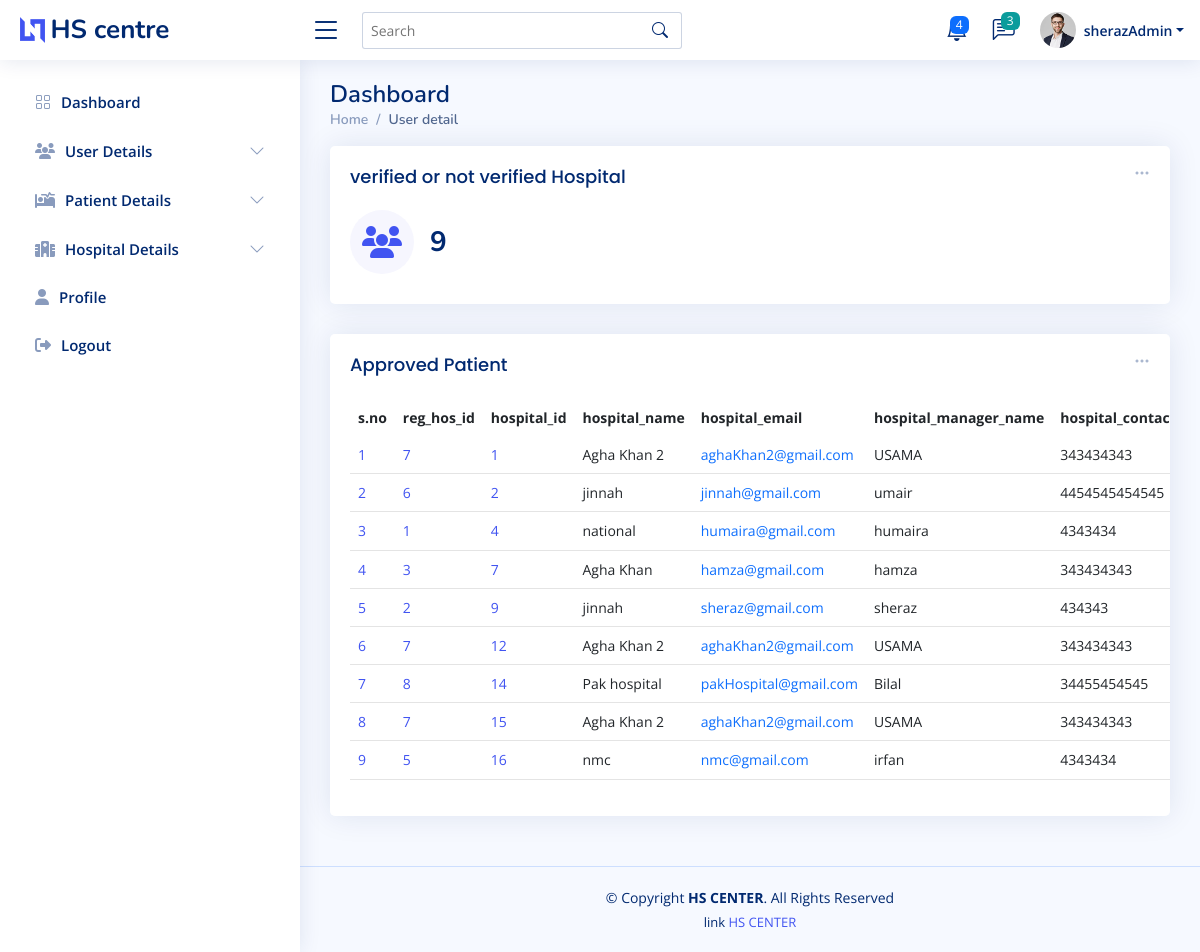
The page /admin_verified_hos.php (signed in) on the database its author committed.
### tables this page shows
CREATE TABLE `accept_hospital` (
  `hospital_id` int(11) NOT NULL,
  `reg_hos_id` int(11) NOT NULL,
  `hospital_name` varchar(200) NOT NULL,
  `hospital_manager_name` varchar(200) NOT NULL,
  `hospital_email` varchar(255) NOT NULL,
  `hospital_contact` varchar(255) NOT NULL,
  `hospital_location` varchar(222) NOT NULL,
  `hospital_manager_cnic` varchar(222) NOT NULL,
  `hospital_open_time` varchar(222) NOT NULL,
  `hospital_close_time` varchar(222) NOT NULL,
  `hospital_verified` varchar(222) NOT NULL
);

### admin_verified_hos.php (the view, shortened to what this page needs)
<?php
require 'conn.php';
$fetch_app_hospitalQ = "SELECT * FROM `accept_hospital`";
$fetch_app_hospital = mysqli_query($conn,$fetch_app_hospitalQ);
$total_app_hospital = mysqli_num_rows($fetch_app_hospital);
?>
<!DOCTYPE html>
<html lang="en">
<head>
  <?php require './component/_admin_link.php'?>
</head>
<body>
<?php require './component/_admin_nav.php';?>
  <main id="main" class="main " >
    <div class="pagetitle ">
      <h1>Dashboard</h1>
      <nav>
        <ol class="breadcrumb">
          <li class="breadcrumb-item"><a href="admin-index.php">Home</a></li>
          <li class="breadcrumb-item active">User detail</li>
        </ol>
      </nav>
    </div>
    <section class="section dashboard ">
      <div class="row ">
        <div class="col-lg-12">
          <div class="row ">
            <div class="col-xxl-4 col-md-6  w-100">
              <div class="card info-card sales-card">
                <div class="filter">
                  <a class="icon" href="#" data-bs-toggle="dropdown"><i class="bi bi-three-dots"></i></a>
                </div>
                <div class="card-body">
                <h5 class="card-title"> verified or not verified Hospital</h5>
                  <div class="d-flex align-items-center">
                    <div class="card-icon rounded-circle d-flex align-items-center justify-content-center">
                    <i class="fa-solid fa-users"></i>
                    </div>
                    <div class="ps-3">
                      <h6><?=$total_app_hospital?></h6>
                    </div>
                  </div>
                </div>
              </div>
            </div>
 <div class="col-12" >
              <div class="card recent-sales overflow-auto">
                <div class="filter">
                  <a class="icon" href="#" data-bs-toggle="dropdown"><i class="bi bi-three-dots"></i></a>
                </div>
                <div class="card-body">
                  <h5 class="card-title">Approved Patient</h5>
                  <table class="table table-borderless datatable" id="dowload_pdf">
                    <thead>
                      <tr>
                      <th scope="col">s.no</th>
                        <th scope="col">reg_hos_id</th>
                        <th scope="col">hospital_id </th>
                        <th scope="col">hospital_name</th>
                        <th scope="col">hospital_email</th>
                        <th scope="col">hospital_manager_name</th>
                        <th scope="col">hospital_contact</th>
                      </tr>
                    </thead>
                    <tbody>
                    <?php
                    if($total_app_hospital  > 0){
                      while($app_hos_data = mysqli_fetch_assoc($fetch_app_hospital)){
                        $i+=1;
                          echo '<tr>
                          <td scope="row"><a href="#">'.$i.'</a></td>
                          <td scope="row"><a href="#">'.$app_hos_data['reg_hos_id'].'</a></td>
                          <td scope="row"><a href="#">'.$app_hos_data['hospital_id'].'</a></td>
                          <td>'.$app_hos_data['hospital_name'].'</td>
                          <td><a  class="text-primary">'.$app_hos_data['hospital_email'].'</a></td>
                          <td>'.$app_hos_data['hospital_manager_name'].'</td>
                          <td>'.$app_hos_data['hospital_contact'].'</td>
                          <td>'.$app_hos_data['hospital_location'].'</td>
                          <td>'.$app_hos_data['hospital_manager_cnic'].'</td>
                          <td>'.$app_hos_data['hospital_open_time'].'</td>
                        <td>'.$app_hos_data['hospital_close_time'].'</td>
                          <td>'.$app_hos_data['hospital_verified'].'</td>
                          <td><a  href="admin_reject_hospital.php?hospital_ID='.$app_hos_data['reg_hos_id'].'&pageUrl=admin_verified_hos.php" class="badge bg-danger ">reject</a></td>
                        </tr>';
                      }
                    }
                    ?>
                    </tbody>
                  </table>
                </div>
              </div>
            </div>
          </div>
        </div>
      </div>
    </section>
  </main>
  <?php require './component/_admin_footer.php'?>
</body>
</html>

### assets_admin/css/style.css (style rules this page uses)
:root { scroll-behavior: smooth; }
body { font-family: "Open Sans", sans-serif; background: #f6f9ff; color: #444444; }
a { color: #4154f1; text-decoration: none; }
h1, h2, h3, h4, h5, h6 { font-family: "Nunito", sans-serif; }
#main { margin-top: 60px; padding: 20px 30px; transition: all 0.3s; }
.pagetitle { margin-bottom: 10px; }
.pagetitle h1 { font-size: 24px; margin-bottom: 0; font-weight: 600; color: #012970; }
.card { margin-bottom: 30px; border: none; border-radius: 5px; box-shadow: 0px 0 30px rgba(1, 41, 112, 0.1); }
.card-title { padding: 20px 0 15px 0; font-size: 18px; font-weight: 500; color: #012970; font-family: "Poppins", sans-serif; }
.card-body { padding: 0 20px 20px 20px; }
.breadcrumb { font-size: 14px; font-family: "Nunito", sans-serif; color: #899bbd; font-weight: 600; }
.breadcrumb a { color: #899bbd; transition: 0.3s; }
.breadcrumb .breadcrumb-item::before { color: #899bbd; }
.breadcrumb .active { color: #51678f; font-weight: 600; }
@media (min-width: 1200px) { #main, #footer { margin-left: 300px; } }
.dashboard .filter { position: absolute; right: 0px; top: 15px; }
.dashboard .filter .icon { color: #aab7cf; padding-right: 20px; padding-bottom: 5px; transition: 0.3s; font-size: 16px; }
.dashboard .info-card { padding-bottom: 10px; }
.dashboard .info-card h6 { font-size: 28px; color: #012970; font-weight: 700; margin: 0; padding: 0; }
.dashboard .card-icon { font-size: 32px; line-height: 0; width: 64px; height: 64px; flex-shrink: 0; flex-grow: 0; }
.dashboard .sales-card .card-icon { color: #4154f1; background: #f6f6fe; }
.dashboard .recent-sales { font-size: 14px; }
.dashboard .recent-sales .table thead { background: #f6f6fe; }
.dashboard .recent-sales .table thead th { border: 0; }

### admin_verified_hos.php (style rules this page uses)
table { width: 100vw !important; overflow-x: scroll !important; }
table th { white-space: nowrap; }
table td { border-bottom: 1px solid #e4e4e4 !important; }

### rows shown on the page
accept_hospital: reg_hos "7", hospital_id "1", hospital_name "Agha Khan 2", hospital_email "aghaKhan2@gmail.com", hospital_manager_name "USAMA", hospital_contact "343434343"
accept_hospital: reg_hos "6", hospital_id "2", hospital_name "jinnah", hospital_email "jinnah@gmail.com", hospital_manager_name "umair", hospital_contact "4454545454545"
accept_hospital: reg_hos "1", hospital_id "4", hospital_name "national", hospital_email "humaira@gmail.com", hospital_manager_name "humaira", hospital_contact "4343434"
accept_hospital: reg_hos "3", hospital_id "7", hospital_name "Agha Khan", hospital_email "hamza@gmail.com", hospital_manager_name "hamza", hospital_contact "343434343"
accept_hospital: reg_hos "2", hospital_id "9", hospital_name "jinnah", hospital_email "sheraz@gmail.com", hospital_manager_name "sheraz", hospital_contact "434343"
accept_hospital: reg_hos "7", hospital_id "12", hospital_name "Agha Khan 2", hospital_email "aghaKhan2@gmail.com", hospital_manager_name "USAMA", hospital_contact "343434343"
accept_hospital: reg_hos "8", hospital_id "14", hospital_name "Pak hospital", hospital_email "pakHospital@gmail.com", hospital_manager_name "Bilal", hospital_contact "34455454545"
accept_hospital: reg_hos "7", hospital_id "15", hospital_name "Agha Khan 2", hospital_email "aghaKhan2@gmail.com", hospital_manager_name "USAMA", hospital_contact "343434343"
accept_hospital: reg_hos "5", hospital_id "16", hospital_name "nmc", hospital_email "nmc@gmail.com", hospital_manager_name "irfan", hospital_contact "4343434"

### other values the page prints
$_SESSION['admin_name'] "sherazAdmin"
$total_app_hospital "9"
